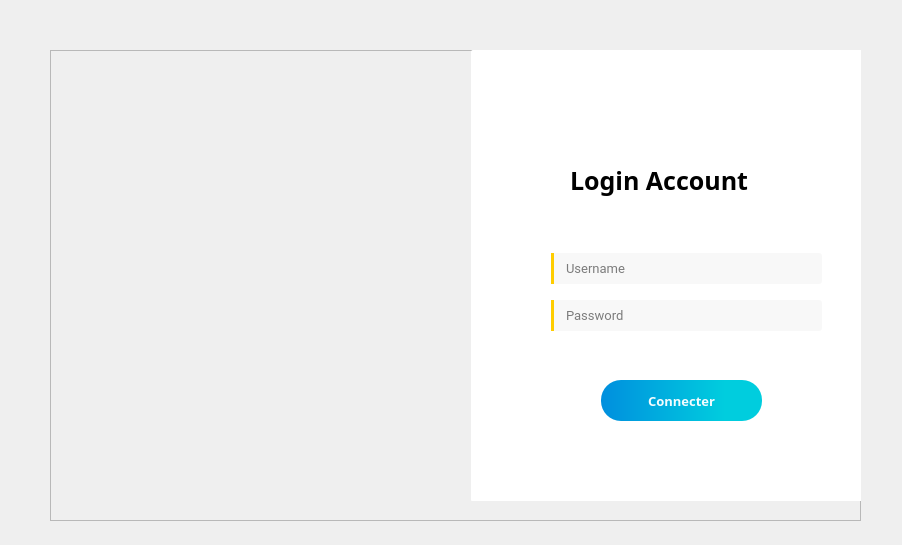
<?xml version="1.0" encoding="UTF-8"?>
<ui version="4.0">
 <class>login</class>
 <widget class="QDialog" name="login">
  <property name="geometry">
   <rect>
    <x>0</x>
    <y>0</y>
    <width>902</width>
    <height>545</height>
   </rect>
  </property>
  <property name="windowTitle">
   <string>Dialog</string>
  </property>
  <widget class="QFrame" name="mainFrame">
   <property name="enabled">
    <bool>true</bool>
   </property>
   <property name="geometry">
    <rect>
     <x>50</x>
     <y>50</y>
     <width>811</width>
     <height>471</height>
    </rect>
   </property>
   <property name="styleSheet">
    <string notr="true">QFrame{
qproperty-alignment: AlignCenter;

}</string>
   </property>
   <property name="frameShape">
    <enum>QFrame::StyledPanel</enum>
   </property>
   <property name="frameShadow">
    <enum>QFrame::Raised</enum>
   </property>
   <widget class="QFrame" name="frame">
    <property name="geometry">
     <rect>
      <x>421</x>
      <y>0</y>
      <width>401</width>
      <height>451</height>
     </rect>
    </property>
    <property name="sizeIncrement">
     <size>
      <width>0</width>
      <height>0</height>
     </size>
    </property>
    <property name="font">
     <font>
      <weight>75</weight>
      <bold>true</bold>
     </font>
    </property>
    <property name="styleSheet">
     <string notr="true">QFrame{
background-color:white;
border:none;
border-top-left-radius:2px;
border-bottom-left-radius:1px;

}</string>
    </property>
    <property name="frameShape">
     <enum>QFrame::StyledPanel</enum>
    </property>
    <property name="frameShadow">
     <enum>QFrame::Raised</enum>
    </property>
    <widget class="QLineEdit" name="Password">
     <property name="geometry">
      <rect>
       <x>80</x>
       <y>250</y>
       <width>271</width>
       <height>31</height>
      </rect>
     </property>
     <property name="font">
      <font>
       <family>Roboto</family>
       <pointsize>10</pointsize>
       <weight>50</weight>
       <bold>false</bold>
      </font>
     </property>
     <property name="styleSheet">
      <string notr="true">QLineEdit{
padding-left:10px;
background-color:rgb(248, 248, 248);
border-top-right-radius:3px;
border-bottom-right-radius:3px;
border:none;
border-left:3px solid rgb(255, 205, 0);
}

QLineEdit:focus{
border-left:none;
border-bottom:2px solid rgb(255, 205, 0);
border-radius:3px;

}</string>
     </property>
     <property name="echoMode">
      <enum>QLineEdit::Password</enum>
     </property>
     <property name="placeholderText">
      <string>Password</string>
     </property>
     <property name="clearButtonEnabled">
      <bool>false</bool>
     </property>
    </widget>
    <widget class="QPushButton" name="pushButton">
     <property name="geometry">
      <rect>
       <x>130</x>
       <y>330</y>
       <width>161</width>
       <height>41</height>
      </rect>
     </property>
     <property name="font">
      <font>
       <family>Euclid Circular A</family>
       <pointsize>10</pointsize>
       <weight>75</weight>
       <bold>true</bold>
       <kerning>true</kerning>
      </font>
     </property>
     <property name="cursor">
      <cursorShape>PointingHandCursor</cursorShape>
     </property>
     <property name="focusPolicy">
      <enum>Qt::TabFocus</enum>
     </property>
     <property name="styleSheet">
      <string notr="true">QPushButton{
padding:10px;
border-radius:20px;
background-color:qlineargradient(spread:pad, x1:0, y1:0, x2:0.773, y2:0, stop:0 rgba(0, 143, 222, 255), stop:1 rgba(0, 205, 222, 255));
color:rgb(243, 252, 255);
}
QPushButton:focus,QPushButton:hover{
	background-color: qlineargradient(spread:pad, x1:0, y1:0, x2:0.773, y2:0, stop:0 rgba(0, 205, 222, 255), stop:0.965909 rgba(0, 143, 222, 255));
}</string>
     </property>
     <property name="text">
      <string>Connecter</string>
     </property>
    </widget>
    <widget class="QLabel" name="label_3">
     <property name="geometry">
      <rect>
       <x>260</x>
       <y>0</y>
       <width>111</width>
       <height>91</height>
      </rect>
     </property>
     <property name="text">
      <string/>
     </property>
     <property name="pixmap">
      <pixmap resource="resource.qrc">:/new/image/310872201_1083746015839046_8454577185135222411_n.png</pixmap>
     </property>
     <property name="scaledContents">
      <bool>true</bool>
     </property>
    </widget>
    <widget class="QLabel" name="label_4">
     <property name="geometry">
      <rect>
       <x>99</x>
       <y>110</y>
       <width>241</width>
       <height>41</height>
      </rect>
     </property>
     <property name="font">
      <font>
       <family>Kozuka Gothic Pr6N B</family>
       <pointsize>19</pointsize>
       <weight>75</weight>
       <bold>true</bold>
      </font>
     </property>
     <property name="layoutDirection">
      <enum>Qt::LeftToRight</enum>
     </property>
     <property name="styleSheet">
      <string notr="true">QLabel{
qproperty-alignment: AlignCenter;
}</string>
     </property>
     <property name="text">
      <string>Login Account</string>
     </property>
    </widget>
    <widget class="QLabel" name="label">
     <property name="geometry">
      <rect>
       <x>49</x>
       <y>205</y>
       <width>23</width>
       <height>23</height>
      </rect>
     </property>
     <property name="text">
      <string/>
     </property>
     <property name="pixmap">
      <pixmap resource="resource.qrc">:/new/image/account (1).png</pixmap>
     </property>
     <property name="scaledContents">
      <bool>true</bool>
     </property>
    </widget>
    <widget class="QLabel" name="label_2">
     <property name="geometry">
      <rect>
       <x>50</x>
       <y>254</y>
       <width>21</width>
       <height>21</height>
      </rect>
     </property>
     <property name="text">
      <string/>
     </property>
     <property name="pixmap">
      <pixmap resource="resource.qrc">:/new/image/lock.png</pixmap>
     </property>
     <property name="scaledContents">
      <bool>true</bool>
     </property>
    </widget>
    <widget class="QLineEdit" name="lineEdit">
     <property name="geometry">
      <rect>
       <x>80</x>
       <y>203</y>
       <width>271</width>
       <height>31</height>
      </rect>
     </property>
     <property name="font">
      <font>
       <family>Roboto</family>
       <pointsize>10</pointsize>
       <weight>50</weight>
       <italic>false</italic>
       <bold>false</bold>
      </font>
     </property>
     <property name="styleSheet">
      <string notr="true">QLineEdit{
padding-left:10px;
background-color:rgb(248, 248, 248);
border-top-right-radius:3px;
border-bottom-right-radius:3px;
border:none;
border-left:3px solid rgb(255, 205, 0);
}
QLineEdit:focus{
border-left:none;
border-bottom:2px solid rgb(255, 205, 0);
border-radius:3px;

}</string>
     </property>
     <property name="placeholderText">
      <string>Username</string>
     </property>
     <property name="clearButtonEnabled">
      <bool>false</bool>
     </property>
    </widget>
   </widget>
   <widget class="QLabel" name="photo">
    <property name="geometry">
     <rect>
      <x>90</x>
      <y>0</y>
      <width>331</width>
      <height>451</height>
     </rect>
    </property>
    <property name="styleSheet">
     <string notr="true">QLabel{
border-image:url(:/new/image/310854027_888773202403234_5699097632723795022_n.png);
border-radius:10px;
border-top-right-radius:1px;
border-bottom-right-radius:1px;

border:none;
}</string>
    </property>
    <property name="text">
     <string/>
    </property>
    <property name="scaledContents">
     <bool>true</bool>
    </property>
   </widget>
  </widget>
 </widget>
 <resources>
  <include location="resource.qrc"/>
 </resources>
 <connections/>
</ui>
